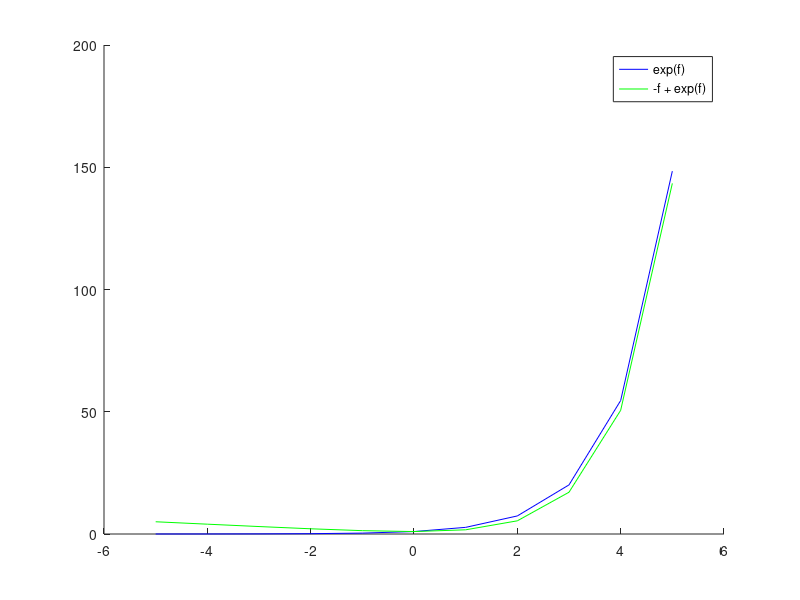

MATLAB code for this plot:
z=[0,1];
zz= {'exp(f)','-f + exp(f)'};
%zz= ['exp(f)','-f + exp(f)'];
width=5;
f=-width:1:width;
lambda = @(f) exp(f);
p = [];
figure;
hold on;
for num = z
     pp = @(f) -( num*log(lambda(f)) - lambda(f) );
     p =[p; pp(f)];
%           fprintf('%10.7f\n',p)
end
color=['b','g','r','c','m','b'];
%col=ceil(7*rand(1,2));

  for i1 = z +1
%h = plot(f,p(i1,:),color(col(i1)));
plot(f,p(i1,:),color(i1));
%legend(zz(i1))
%set(h,'Displayname',zz(i1))
  end
legend(zz)
